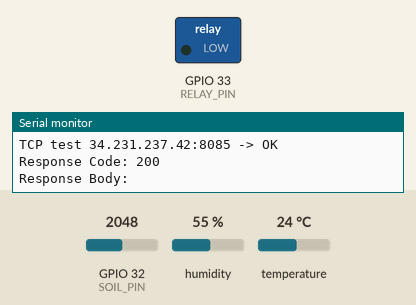
This sketch was run on a simulated ESP32. Parts: switched loads named in the sketch (green lamp = pin HIGH), the last lines printed to the serial monitor. The inputs (shaded band) are chosen by the test bench; at power-on: GPIO 32 (SOIL_PIN) = 2048, humidity 55 %, temperature 24 °C. WiFi joins after 1.5 s; servers stay silent unless stated; uploads are accepted with an empty reply.

Above: at 12.3 s.
12.4 s: GPIO 32 (SOIL_PIN) set to 1554
16.7 s: GPIO 32 (SOIL_PIN) set to 1424
At 20.6 s:
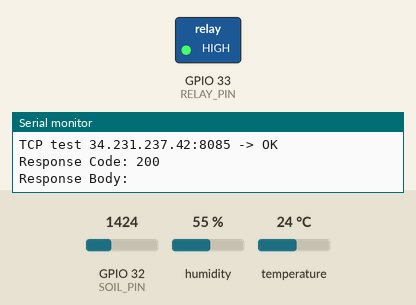
21.6 s: GPIO 32 (SOIL_PIN) set to 2047
At 25.9 s:
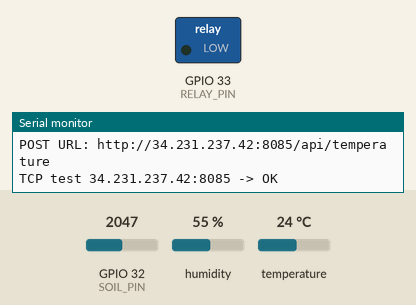
26.2 s: GPIO 32 (SOIL_PIN) set to 1228
At 30.4 s:
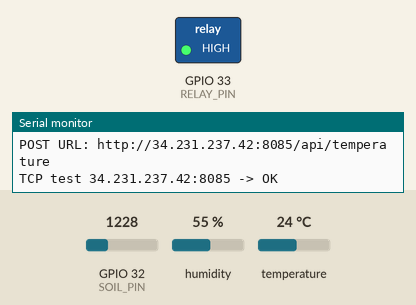
Timing chart, 0 to 31.9 s (numbered marks = the images above; inputs shaded):
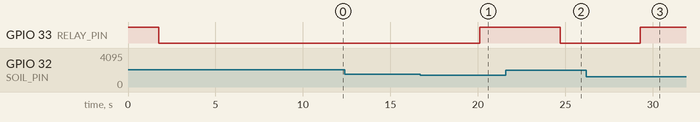

Measured:
- the behaviour switches between 1483 and 1482 on GPIO 32 (SOIL_PIN) (found by bisection; images 0 and 1)
- after the input at 16.7 s, GPIO 33 (RELAY_PIN): LOW → HIGH after 3.4 s
- after the input at 21.6 s, GPIO 33 (RELAY_PIN): HIGH → LOW after 3.1 s
- after the input at 26.2 s, GPIO 33 (RELAY_PIN): LOW → HIGH after 3.1 s

The sketch:

kodePBL.ino
```cpp
#include <WiFi.h>
#include <WiFiClient.h>
#include <HTTPClient.h>
#include <DHT.h>

// ================= WIFI =================
const char* ssid = "Admin";
const char* password = "00000000";

// ================= API =================
// IP laptop/PC yang menjalankan backend Spring Boot.
// ESP32 dan laptop harus berada di jaringan WiFi yang sama.
const char* soilUrl = "http://34.231.237.42:8085/api/soil";
const char* tempUrl = "http://34.231.237.42:8085/api/temperature";

// ================= PIN =================
#define SOIL_PIN 32
#define RELAY_PIN 33
#define DHTPIN 4
#define DHTTYPE DHT22

DHT dht(DHTPIN, DHTTYPE);

// ================= RELAY =================
// relay ACTIVE LOW
#define PUMP_ON LOW
#define PUMP_OFF HIGH

// ================= KALIBRASI FINAL =================
int dryValue = 3500;
int wetValue = 1550;

// ================= THRESHOLD =================
const float soilDryThreshold = 60.0;
const float soilWetThreshold = 80.0;
const float tempMinIdeal = 24.0;
const float tempMaxIdeal = 28.0;

// ================= FUNCTION =================

int readSoilSmooth() {
  int total = 0;
  for (int i = 0; i < 5; i++) {
    total += analogRead(SOIL_PIN);
    delay(50);
  }
  return total / 5;
}

float convertSoil(int soilRaw) {
  float percent = (float)(dryValue - soilRaw) / (dryValue - wetValue) * 100;
  percent = percent * 0.58;
  return constrain(percent, 0, 100);
}

void sendData(String url, String json) {
  WiFiClient client;
  HTTPClient http;

  Serial.print("POST URL: ");
  Serial.println(url);

  String host = url;
  host.replace("http://", "");
  int slashIndex = host.indexOf('/');
  if (slashIndex >= 0) {
    host = host.substring(0, slashIndex);
  }

  String portText = "80";
  int colonIndex = host.indexOf(':');
  if (colonIndex >= 0) {
    portText = host.substring(colonIndex + 1);
    host = host.substring(0, colonIndex);
  }

  int port = portText.toInt();
  Serial.print("TCP test ");
  Serial.print(host);
  Serial.print(":");
  Serial.print(port);
  Serial.print(" -> ");
  if (client.connect(host.c_str(), port)) {
    Serial.println("OK");
    client.stop();
  } else {
    Serial.println("FAILED");
  }

  http.begin(client, url);
  http.setTimeout(10000);
  http.addHeader("Content-Type", "application/json");

  int res = http.POST(json);

  Serial.print("Response Code: ");
  Serial.println(res);

  if (res > 0) {
    Serial.println("Response Body:");
    Serial.println(http.getString());
  } else {
    Serial.print("Error: ");
    Serial.println(http.errorToString(res));
  }

  http.end();
}

void setup() {
  Serial.begin(115200);

  pinMode(RELAY_PIN, OUTPUT);
  digitalWrite(RELAY_PIN, PUMP_OFF);

  dht.begin();

  WiFi.begin(ssid, password);
  Serial.print("Connecting WiFi");

  while (WiFi.status() != WL_CONNECTED) {
    delay(500);
    Serial.print(".");
  }

  Serial.println("\nWiFi Connected!");
  Serial.print("ESP32 IP: ");
  Serial.println(WiFi.localIP());
  Serial.print("Gateway : ");
  Serial.println(WiFi.gatewayIP());
  Serial.print("Subnet  : ");
  Serial.println(WiFi.subnetMask());
  Serial.print("RSSI    : ");
  Serial.println(WiFi.RSSI());
}

void loop() {
  int soilRaw = readSoilSmooth();
  float soilPercent = convertSoil(soilRaw);
  float temp = dht.readTemperature();

  if (isnan(temp)) {
    Serial.println("DHT ERROR");
    delay(2000);
    return;
  }

  bool pumpOn = false;
  String soilStatus;
  String tempStatus;

  if (soilPercent < soilDryThreshold) {
    digitalWrite(RELAY_PIN, PUMP_ON);
    pumpOn = true;
    soilStatus = "Tanah kering, pompa menyala";
  } else {
    digitalWrite(RELAY_PIN, PUMP_OFF);
    pumpOn = false;

    if (soilPercent <= soilWetThreshold) {
      soilStatus = "Kelembapan ideal, pompa mati";
    } else {
      soilStatus = "Tanah terlalu basah, pompa mati";
    }
  }

  if (temp < tempMinIdeal) {
    tempStatus = "Suhu terlalu rendah";
  } else if (temp <= tempMaxIdeal) {
    tempStatus = "Suhu ideal";
  } else {
    tempStatus = "Suhu terlalu tinggi";
  }

  Serial.println("\n========== SENSOR ==========");
  Serial.print("Soil Raw     : "); Serial.println(soilRaw);
  Serial.print("Soil Percent : "); Serial.print(soilPercent); Serial.println("%");
  Serial.print("Soil Status  : "); Serial.println(soilStatus);
  Serial.print("Temperature  : "); Serial.print(temp); Serial.println(" C");
  Serial.print("Temp Status  : "); Serial.println(tempStatus);
  Serial.print("Pump Status  : "); Serial.println(pumpOn ? "ON" : "OFF");
  Serial.println("============================");

  if (WiFi.status() != WL_CONNECTED) {
    Serial.println("WiFi reconnecting...");
    WiFi.reconnect();
    delay(3000);
    return;
  }

  String soilJson = "{";
  soilJson += "\"soilMoisture\":" + String(soilPercent, 2) + ",";
  soilJson += "\"soilRaw\":" + String(soilRaw) + ",";
  soilJson += "\"deviceId\":1}";

  Serial.println("\nSEND SOIL:");
  Serial.println(soilJson);

  sendData(soilUrl, soilJson);

  delay(500);

  String tempJson = "{";
  tempJson += "\"temperature\":" + String(temp, 2) + ",";
  tempJson += "\"deviceId\":1}";

  Serial.println("\nSEND TEMP:");
  Serial.println(tempJson);

  sendData(tempUrl, tempJson);

  delay(3000);
}
```
